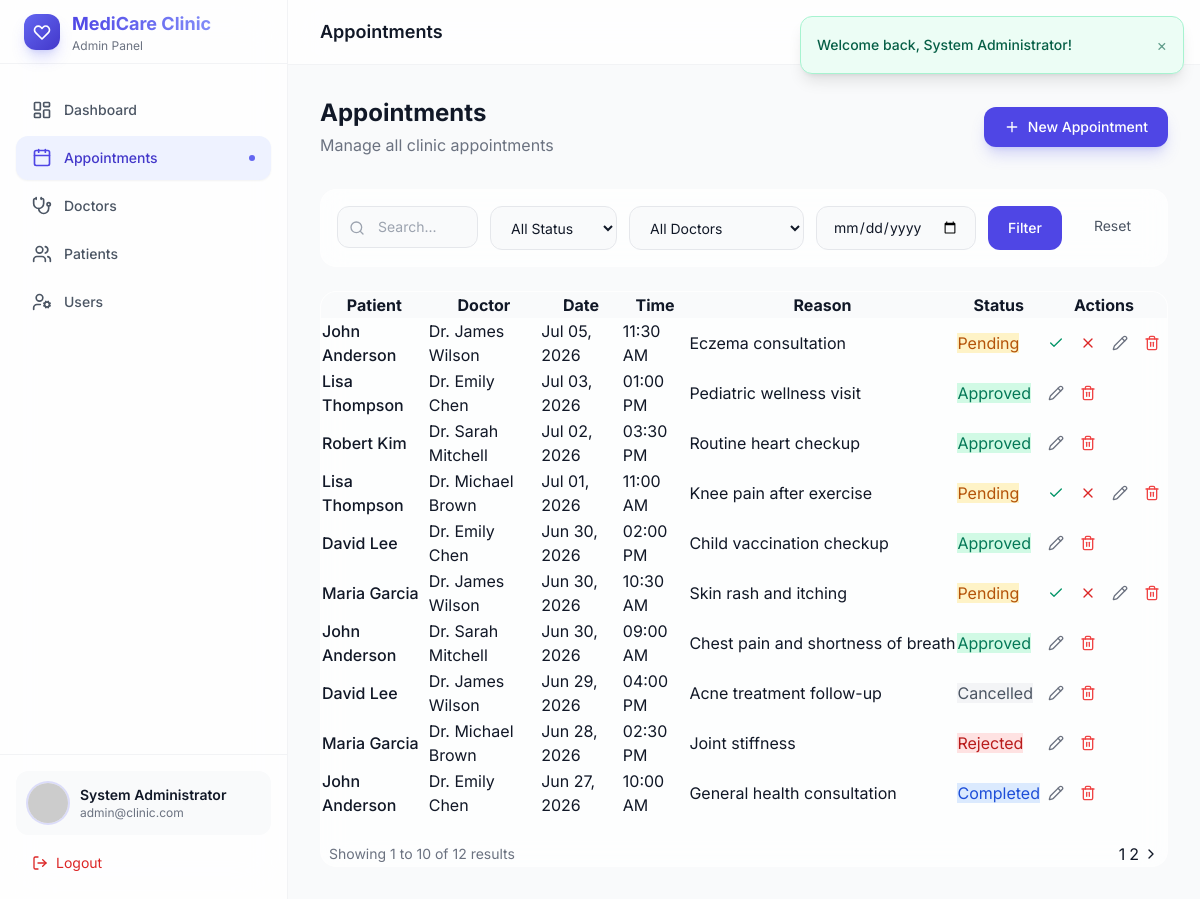
/admin/appointments/index.php (signed in), run on the app's committed database.
### tables this page shows
CREATE TABLE IF NOT EXISTS appointments (
    id INT UNSIGNED AUTO_INCREMENT PRIMARY KEY,
    patient_id INT UNSIGNED NOT NULL,
    doctor_id INT UNSIGNED NOT NULL,
    appointment_date DATE NOT NULL,
    appointment_time TIME NOT NULL,
    status ENUM('pending', 'approved', 'rejected', 'completed', 'cancelled') NOT NULL DEFAULT 'pending',
    reason TEXT NOT NULL,
    notes TEXT DEFAULT NULL,
    created_at TIMESTAMP DEFAULT CURRENT_TIMESTAMP,
    updated_at TIMESTAMP DEFAULT CURRENT_TIMESTAMP ON UPDATE CURRENT_TIMESTAMP,
    FOREIGN KEY (patient_id) REFERENCES patients(id) ON DELETE CASCADE,
    FOREIGN KEY (doctor_id) REFERENCES doctors(id) ON DELETE CASCADE,
    INDEX idx_appointments_date (appointment_date),
    INDEX idx_appointments_status (status),
    INDEX idx_appointments_doctor (doctor_id),
    INDEX idx_appointments_patient (patient_id)
);

CREATE TABLE IF NOT EXISTS users (
    id INT UNSIGNED AUTO_INCREMENT PRIMARY KEY,
    full_name VARCHAR(150) NOT NULL,
    email VARCHAR(150) NOT NULL UNIQUE,
    password VARCHAR(255) NOT NULL,
    role ENUM('admin', 'doctor', 'patient') NOT NULL DEFAULT 'patient',
    profile_image VARCHAR(255) DEFAULT NULL,
    created_at TIMESTAMP DEFAULT CURRENT_TIMESTAMP,
    INDEX idx_users_role (role),
    INDEX idx_users_email (email)
);

CREATE TABLE IF NOT EXISTS doctors (
    id INT UNSIGNED AUTO_INCREMENT PRIMARY KEY,
    user_id INT UNSIGNED NOT NULL UNIQUE,
    specialization VARCHAR(100) NOT NULL,
    phone VARCHAR(20) NOT NULL,
    experience INT UNSIGNED NOT NULL DEFAULT 0,
    qualification VARCHAR(200) NOT NULL,
    available_days VARCHAR(100) NOT NULL COMMENT 'Comma-separated: Mon,Tue,Wed',
    consultation_fee DECIMAL(10,2) NOT NULL DEFAULT 0.00,
    created_at TIMESTAMP DEFAULT CURRENT_TIMESTAMP,
    FOREIGN KEY (user_id) REFERENCES users(id) ON DELETE CASCADE,
    INDEX idx_doctors_specialization (specialization)
);

### helpers/functions.php (called while the page is built, shortened)
<?php
function e(?string $value): string
{
    return htmlspecialchars($value ?? '', ENT_QUOTES, 'UTF-8');
}
function base_url(string $path = ''): string
{
    $base = rtrim(APP_URL, '/');
    $path = ltrim($path, '/');
    if ($path === '') {
        return $base . '/';
    }
    return $base . '/' . $path;
}
function format_date(?string $date, string $format = 'M d, Y'): string
{
    return date($format, strtotime($date));
}
function format_time(?string $time): string
{
    return date('h:i A', strtotime($time));
}
function status_badge(string $status): string
{
    $badges = [
        'pending'   => 'bg-amber-100 text-amber-700 dark:bg-amber-900/30 dark:text-amber-400',
        'approved'  => 'bg-emerald-100 text-emerald-700 dark:bg-emerald-900/30 dark:text-emerald-400',
        'rejected'  => 'bg-red-100 text-red-700 dark:bg-red-900/30 dark:text-red-400',
        'completed' => 'bg-blue-100 text-blue-700 dark:bg-blue-900/30 dark:text-blue-400',
        'cancelled' => 'bg-gray-100 text-gray-600 dark:bg-gray-700 dark:text-gray-400',
    ];
    return $badges[$status] ?? 'bg-gray-100 text-gray-600';
}
function sanitize(string $input): string
{
    return trim(strip_tags($input));
}
function paginate(int $total, int $page, int $perPage = ITEMS_PER_PAGE): array
{
    $totalPages = max(1, (int) ceil($total / $perPage));
    $page = max(1, min($page, $totalPages));
    $offset = ($page - 1) * $perPage;
    return [
        'total'       => $total,
        'per_page'    => $perPage,
        'current'     => $page,
        'total_pages' => $totalPages,
        'offset'      => $offset,
    ];
}
function pagination_url(int $page): string
{
    $params = $_GET;
    $params['page'] = $page;
    return '?' . http_build_query($params);
}

### config/database.php (called while the page is built, shortened)
<?php
class Database
{
    private static ?PDO $instance = null;
    public static function getConnection(): PDO
    {
        if (self::$instance === null) {
            $host = 'localhost';
            $dbname = 'clinic_management';
            $username = 'root';
            $password = '';
            $charset = 'utf8mb4';
            $dsn = "mysql:host={$host};dbname={$dbname};charset={$charset}";
            $options = [
                PDO::ATTR_ERRMODE            => PDO::ERRMODE_EXCEPTION,
                PDO::ATTR_DEFAULT_FETCH_MODE => PDO::FETCH_ASSOC,
                PDO::ATTR_EMULATE_PREPARES   => false,
            ];
            try {
                self::$instance = new PDO($dsn, $username, $password, $options);
            } catch (PDOException $e) {
                die('Database connection failed: ' . $e->getMessage());
            }
        }
        return self::$instance;
    }
}

### modules/appointments/AppointmentModel.php (called while the page is built, shortened)
<?php
class AppointmentModel
{
    private PDO $db;
    public function __construct()
    {
        $this->db = Database::getConnection();
    }
    private function buildFilterQuery(array $filters, bool $count = false): array
    {
        $select = $count
            ? 'SELECT COUNT(*)'
            : 'SELECT a.*,
               pu.full_name AS patient_name, pu.email AS patient_email,
               du.full_name AS doctor_name, d.specialization,
               p.phone AS patient_phone';
        $sql = "{$select}
                FROM appointments a
                JOIN patients p ON a.patient_id = p.id
                JOIN users pu ON p.user_id = pu.id
                JOIN doctors d ON a.doctor_id = d.id
                JOIN users du ON d.user_id = du.id
                WHERE 1=1";
        $params = [];
        if (!empty($filters['status'])) {
            $sql .= ' AND a.status = ?';
            $params[] = $filters['status'];
        }
        return ['sql' => $sql, 'params' => $params];
    }
    public function getAll(array $filters = [], int $limit = 10, int $offset = 0, string $orderBy = 'a.appointment_date DESC, a.appointment_time DESC'): array
    {
        $query = $this->buildFilterQuery($filters);
        $sql = $query['sql'] . " ORDER BY {$orderBy} LIMIT ? OFFSET ?";
        $params = array_merge($query['params'], [$limit, $offset]);
        $stmt = $this->db->prepare($sql);
        $stmt->execute($params);
        return $stmt->fetchAll();
    }
    public function count(array $filters = []): int
    {
        $query = $this->buildFilterQuery($filters, true);
        $stmt = $this->db->prepare($query['sql']);
        $stmt->execute($query['params']);
        return (int) $stmt->fetchColumn();
    }
}

### modules/doctors/DoctorModel.php (called while the page is built, shortened)
<?php
class DoctorModel
{
    private PDO $db;
    public function __construct()
    {
        $this->db = Database::getConnection();
    }
    public function getAll(string $search = '', string $specialization = '', int $limit = 10, int $offset = 0): array
    {
        $sql = 'SELECT d.*, u.full_name, u.email, u.profile_image
                FROM doctors d
                JOIN users u ON d.user_id = u.id
                WHERE 1=1';
        $params = [];
        $sql .= ' ORDER BY u.full_name ASC LIMIT ? OFFSET ?';
        $params[] = $limit;
        $params[] = $offset;
        $stmt = $this->db->prepare($sql);
        $stmt->execute($params);
        return $stmt->fetchAll();
    }
}

### admin/appointments/index.php (the view, shortened to what this page needs)
<?php
require_once APP_ROOT . '/includes/components.php';
$appointmentModel = new AppointmentModel();
$doctorModel = new DoctorModel();
$filters = [
    'search'    => sanitize($_GET['search'] ?? ''),
    'status'    => sanitize($_GET['status'] ?? ''),
    'doctor_id' => (int)($_GET['doctor_id'] ?? 0) ?: null,
    'date'      => sanitize($_GET['date'] ?? ''),
];
$page = max(1, (int)($_GET['page'] ?? 1));
$total = $appointmentModel->count($filters);
$pagination = paginate($total, $page);
$appointments = $appointmentModel->getAll($filters, $pagination['per_page'], $pagination['offset']);
$doctors = $doctorModel->getAll('', '', 100, 0);
render_page_header('Appointments', 'Manage all clinic appointments', base_url('admin/appointments/create.php'), 'New Appointment');
render_search_filter_form(base_url('admin/appointments/index.php'), array_merge($filters, [
    'status_options' => ['pending','approved','rejected','completed','cancelled'],
    'doctor_options' => $doctors,
]));
?>
<div class="glass-card rounded-2xl overflow-hidden">
    <div class="overflow-x-auto">
        <table class="w-full data-table">
            <thead class="bg-gray-50 dark:bg-slate-800/50">
                <tr><th>Patient</th><th>Doctor</th><th>Date</th><th>Time</th><th>Reason</th><th>Status</th><th>Actions</th></tr>
            </thead>
            <tbody>
                <?php if (empty($appointments)): ?>
                <tr><td colspan="7"><?php render_empty_state('No appointments', 'No appointments match your filters.'); ?></td></tr>
                <?php else: foreach ($appointments as $apt): ?>
                <tr>
                    <td class="font-medium"><?= e($apt['patient_name']) ?></td>
                    <td><?= e($apt['doctor_name']) ?></td>
                    <td><?= format_date($apt['appointment_date']) ?></td>
                    <td><?= format_time($apt['appointment_time']) ?></td>
                    <td class="max-w-xs truncate"><?= e($apt['reason']) ?></td>
                    <td><?php render_status_badge($apt['status']); ?></td>
                    <td>
                        <div class="flex items-center gap-1" x-data="{ open: false }">
                            <?php if ($apt['status'] === 'pending'): ?>
                            <form method="POST" action="<?= base_url('admin/appointments/status.php') ?>" class="inline"><?= csrf_field() ?>
                                <button class="p-1.5 text-emerald-600 hover:bg-emerald-50 rounded-lg" title="Approve"><i data-lucide="check" class="w-4 h-4"></i></button>
                            </form>
                            <form method="POST" action="<?= base_url('admin/appointments/status.php') ?>" class="inline"><?= csrf_field() ?>
                                <button class="p-1.5 text-red-600 hover:bg-red-50 rounded-lg" title="Reject"><i data-lucide="x" class="w-4 h-4"></i></button>
                            </form>
                            <?php endif; ?>
                            <a href="<?= base_url('admin/appointments/edit.php?id=' . $apt['id']) ?>" class="p-1.5 hover:bg-gray-100 rounded-lg"><i data-lucide="pencil" class="w-4 h-4 text-gray-500"></i></a>
                            <button onclick="handleDelete('<?= base_url('admin/appointments/delete.php?id=' . $apt['id']) ?>')" class="p-1.5 hover:bg-red-50 rounded-lg"><i data-lucide="trash-2" class="w-4 h-4 text-red-500"></i></button>
                        </div>
                    </td>
                </tr>
                <?php endforeach; endif; ?>
            </tbody>
        </table>
    </div>
    <?php render_pagination($pagination); ?>
</div>
<?php $content = ob_get_clean(); include APP_ROOT . '/layouts/dashboard.php'; ?>

### includes/components.php (shortened to what this page needs)
    <?php
function render_pagination(array $pagination): void
{
    ?>
    <div class="flex items-center justify-between mt-6 px-2">
        <p class="text-sm text-gray-500 dark:text-gray-400">
            Showing <?= ($pagination['offset'] + 1) ?> to <?= min($pagination['offset'] + $pagination['per_page'], $pagination['total']) ?> of <?= $pagination['total'] ?> results
        </p>
        <div class="flex items-center gap-1">
            <?php for ($i = max(1, $pagination['current'] - 2); $i <= min($pagination['total_pages'], $pagination['current'] + 2); $i++): ?>
            <a href="<?= pagination_url($i) ?>" class="pagination-btn <?= $i === $pagination['current'] ? 'active' : '' ?>"><?= $i ?></a>
            <?php endfor; ?>
            <?php if ($pagination['current'] < $pagination['total_pages']): ?>
            <a href="<?= pagination_url($pagination['current'] + 1) ?>" class="pagination-btn">
                <i data-lucide="chevron-right" class="w-4 h-4"></i>
            </a>
            <?php endif; ?>
        </div>
    </div>
    <?php
}
    ?>
    <?php
function render_status_badge(string $status): void
{
    ?>
    <span class="status-badge <?= status_badge($status) ?>"><?= ucfirst(e($status)) ?></span>
    <?php
}
function render_page_header(string $title, ?string $subtitle = null, ?string $actionUrl = null, ?string $actionLabel = null): void
{
    ?>
    <div class="flex flex-col sm:flex-row sm:items-center sm:justify-between gap-4 mb-8">
        <div>
            <h1 class="text-2xl font-bold"><?= e($title) ?></h1>
            <?php if ($subtitle): ?>
            <p class="text-gray-500 dark:text-gray-400 mt-1"><?= e($subtitle) ?></p>
            <?php endif; ?>
        </div>
        <?php if ($actionUrl && $actionLabel): ?>
        <a href="<?= $actionUrl ?>" class="inline-flex items-center gap-2 px-5 py-2.5 bg-primary-600 hover:bg-primary-700 text-white text-sm font-medium rounded-xl transition-colors shadow-lg shadow-primary-500/25 btn-ripple">
            <i data-lucide="plus" class="w-4 h-4"></i>
            <?= e($actionLabel) ?>
        </a>
        <?php endif; ?>
    </div>
    <?php
}
function render_search_filter_form(string $action, array $filters = []): void
{
    ?>
    <form method="GET" action="<?= $action ?>" class="glass-card rounded-2xl p-4 mb-6">
        <div class="flex flex-col md:flex-row gap-3">
            <div class="flex-1 relative">
                <i data-lucide="search" class="absolute left-3 top-1/2 -translate-y-1/2 w-4 h-4 text-gray-400"></i>
                <input type="text" name="search" value="<?= e($filters['search'] ?? '') ?>" placeholder="Search..."
                       class="w-full pl-10 pr-4 py-2.5 text-sm bg-gray-50 dark:bg-slate-700/50 border border-gray-200 dark:border-slate-600 rounded-xl focus:ring-2 focus:ring-primary-500 outline-none">
            </div>
            <?php if (isset($filters['status_options'])): ?>
            <select name="status" class="px-4 py-2.5 text-sm bg-gray-50 dark:bg-slate-700/50 border border-gray-200 dark:border-slate-600 rounded-xl focus:ring-2 focus:ring-primary-500 outline-none">
                <option value="">All Status</option>
            </select>
            <?php endif; ?>
            <?php if (isset($filters['doctor_options'])): ?>
            <select name="doctor_id" class="px-4 py-2.5 text-sm bg-gray-50 dark:bg-slate-700/50 border border-gray-200 dark:border-slate-600 rounded-xl focus:ring-2 focus:ring-primary-500 outline-none">
                <option value="">All Doctors</option>
            </select>
            <?php endif; ?>
            <input type="date" name="date" value="<?= e($filters['date'] ?? '') ?>"
                   class="px-4 py-2.5 text-sm bg-gray-50 dark:bg-slate-700/50 border border-gray-200 dark:border-slate-600 rounded-xl focus:ring-2 focus:ring-primary-500 outline-none">
            <button type="submit" class="px-5 py-2.5 bg-primary-600 hover:bg-primary-700 text-white text-sm font-medium rounded-xl transition-colors">
                Filter
            </button>
            <a href="<?= $action ?>" class="px-5 py-2.5 text-sm text-gray-600 dark:text-gray-400 hover:bg-gray-100 dark:hover:bg-slate-700 rounded-xl transition-colors text-center">Reset</a>
        </div>
    </form>
    <?php
}

### assets/css/style.css (style rules this page uses)
html { scroll-behavior: smooth; }
.glass-card { background: rgba(255, 255, 255, 0.7); backdrop-filter: blur(12px); border: 1px solid rgba(255, 255, 255, 0.2); }
.btn-ripple { position: relative; overflow: hidden; }

### data on the page
appointments: users.full_name "John Anderson", users.full_name "Dr. James Wilson", appointment_date "Jul 05, 2026", appointment_time "11:30 AM", reason "Eczema consultation", status "Pending"
appointments: users.full_name "Lisa Thompson", users.full_name "Dr. Emily Chen", appointment_date "Jul 03, 2026", appointment_time "01:00 PM", reason "Pediatric wellness visit", status "Approved"
appointments: users.full_name "Robert Kim", users.full_name "Dr. Sarah Mitchell", appointment_date "Jul 02, 2026", appointment_time "03:30 PM", reason "Routine heart checkup", status "Approved"
appointments: users.full_name "Lisa Thompson", users.full_name "Dr. Michael Brown", appointment_date "Jul 01, 2026", appointment_time "11:00 AM", reason "Knee pain after exercise", status "Pending"
appointments: users.full_name "David Lee", users.full_name "Dr. Emily Chen", appointment_date "Jun 30, 2026", appointment_time "02:00 PM", reason "Child vaccination checkup", status "Approved"
appointments: users.full_name "Maria Garcia", users.full_name "Dr. James Wilson", appointment_date "Jun 30, 2026", appointment_time "10:30 AM", reason "Skin rash and itching", status "Pending"
appointments: users.full_name "John Anderson", users.full_name "Dr. Sarah Mitchell", appointment_date "Jun 30, 2026", appointment_time "09:00 AM", reason "Chest pain and shortness of breath", status "Approved"
appointments: users.full_name "David Lee", users.full_name "Dr. James Wilson", appointment_date "Jun 29, 2026", appointment_time "04:00 PM", reason "Acne treatment follow-up", status "Cancelled"
appointments: users.full_name "Maria Garcia", users.full_name "Dr. Michael Brown", appointment_date "Jun 28, 2026", appointment_time "02:30 PM", reason "Joint stiffness", status "Rejected"
appointments: users.full_name "John Anderson", users.full_name "Dr. Emily Chen", appointment_date "Jun 27, 2026", appointment_time "10:00 AM", reason "General health consultation", status "Completed"
doctors: experience "10", experience "12"

### other printed values
$role "Admin"
$item['label'] "Dashboard"
$item['label'] "Appointments"
$item['label'] "Doctors"
$item['label'] "Patients"
$item['label'] "Users"
$user['full_name'] "System Administrator"
$user['email'] "admin@clinic.com"
$pageTitle "Appointments"
$title "Appointments"
$subtitle "Manage all clinic appointments"
$actionLabel "New Appointment"
$pagination['offset'] + 1 "1"
